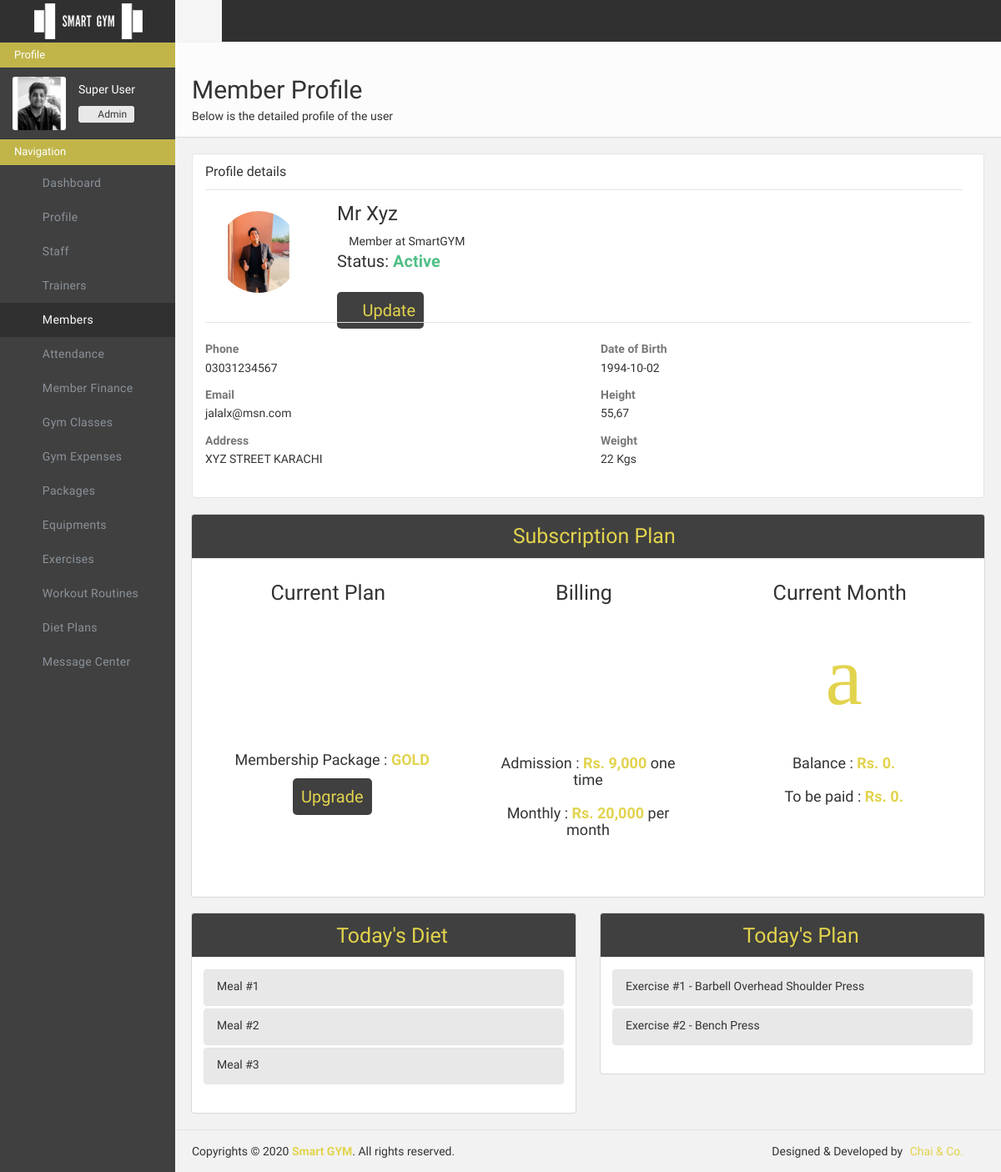
Before: /adminportal/membersprofile/mem1 (signed in) with the older database file.
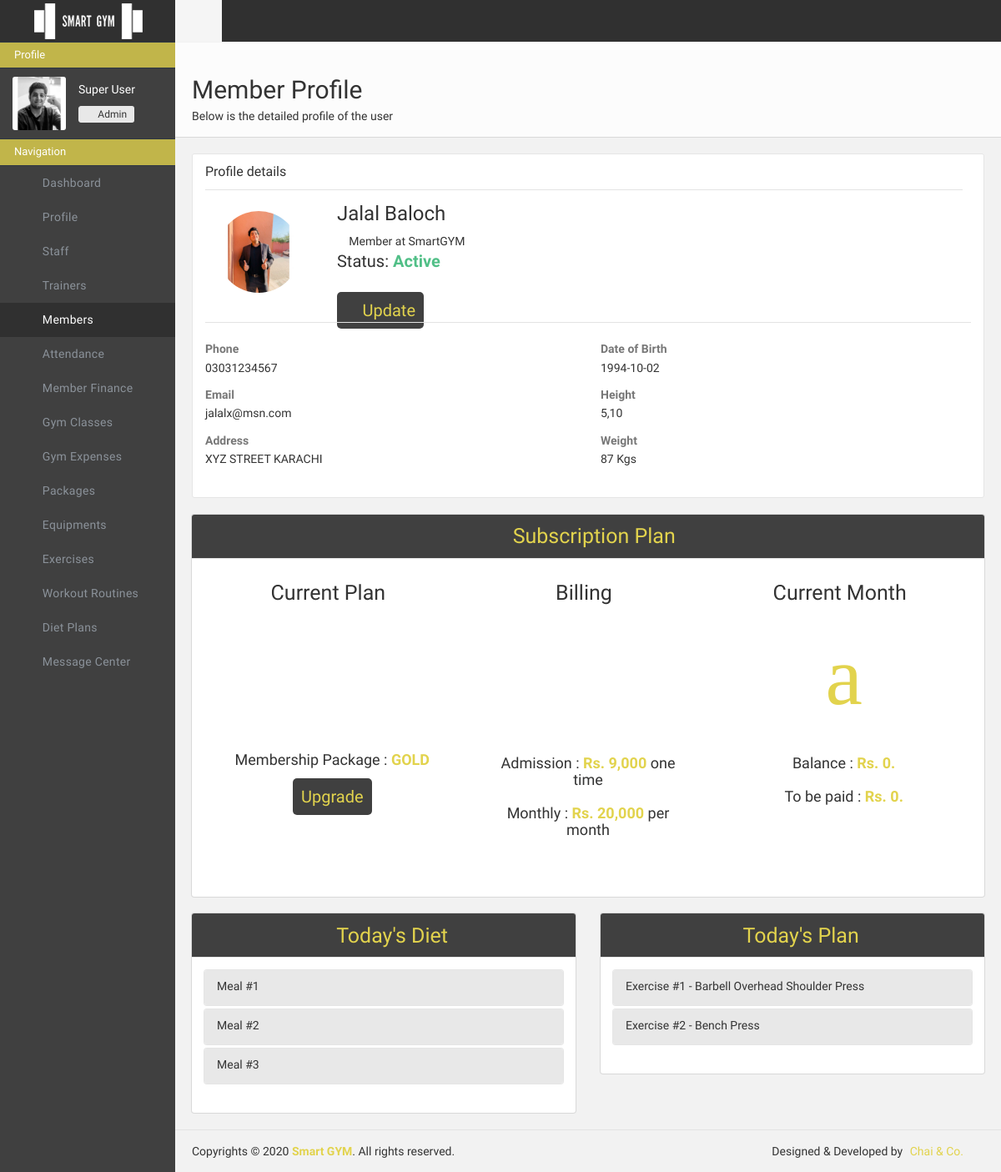
After: the same page with the newer database file.
### adminportal/models.py (models this page shows)
class MemberData(models.Model):
    member_id = models.CharField(max_length=500, primary_key=True, default="")
    member_package = models.CharField(max_length=500, default="pkg")
    member_img_name = models.CharField(max_length=500, default="mem.jpg")
    member_name = models.CharField(max_length=500, default="")
    member_email = models.CharField(max_length=500, unique=True, default="")
    member_password = models.CharField(max_length=500, default="admin5003")
    member_contact = models.CharField(max_length=500, default="")
    member_address = models.CharField(max_length=500, default="")
    member_dob = models.CharField(max_length=500, default="")
    member_height = models.CharField(max_length=500, default="")
    member_weight = models.CharField(max_length=500, default="")
    member_routine = models.CharField(max_length=500, default="rtn")
    member_diet = models.CharField(max_length=500, default="dt")
    member_status = models.CharField(max_length=500, default="Active")
    member_added_by = models.CharField(max_length=500, default="")
    member_added_on = models.CharField(max_length=500, default="")

### adminportal/views.py (the view)
# urls.py: path('membersprofile/<str:memid>', views.membersprofile, name="adminportal-membersprofile"),
def membersprofile(request, memid):
    if "userid" in request.session and request.session["userrole"] == "Admin" :
        params={"nodietexist":0, "noroutineexist":0}
        try:
            params["member"] = MemberData.objects.filter(member_id=memid)[0]
        except Exception:
            return redirect("/adminportal/members/")
        days = ("monday","tuesday","wednesday","thursday","friday","saturday","sunday")
        if params["member"].member_diet == "":
            params["nodietexist"] = 1
        else:
            diet = json.loads(DietData.objects.filter(diet_id = params["member"].member_diet)[0].diet_json)
            params["diet"] = diet[days[datetime.datetime.now().weekday()]]
        if params["member"].member_routine == "":
            params["noroutineexist"] = 1
        else:
            try:
                routine = json.loads(RoutineData.objects.filter(routine_id = params["member"].member_routine)[0].routine_json)
                params["routine"] = routine[days[datetime.datetime.now().weekday()]]
            except Exception:
                pass
            for exercise in params["routine"]:
                try:
                    params["routine"][exercise]["exname"] = ExerciseData.objects.filter(exercise_id = params["routine"][exercise]["exercise"])[0].exercise_name
                except Exception:
                    params["routine"][exercise]["exname"] = " - "
        package = PackageData.objects.filter(package_id = params["member"].member_package)[0]
        package_dict = {
            "name": package.package_name,
            "admission": '{:,}'.format(package.package_admission),
            "price": '{:,}'.format(package.package_price)
        }
        params["package"] = package_dict
        due_payment = FinanceData.objects.filter(finance_member_id=memid)[0]
        params["payment"] = {
            "due": '{:,}'.format(due_payment.finance_due),
            "balance": '{:,}'.format(due_payment.finance_balance)
        }
        return render(request, 'adminportal/memberprofile.html', params)
    else:
        return redirect('/adminportal/login/')

### adminportal/templates/adminportal/memberprofile.html (shortened to what the changed rows need)
{% load static %}
<!doctype html>
<html class="no-js">
    <head>
        <link href="{% static 'adminportal/css/icons.css'%}" rel="stylesheet" />
        <link href="{% static 'adminportal/css/bootstrap.css'%}" rel="stylesheet" />
        <link href="{% static 'adminportal/css/plugins.css'%}" rel="stylesheet" />
        <link href="{% static 'adminportal/css/main.css'%}" rel="stylesheet" />
        <link href="{% static 'adminportal/css/custom.css'%}" rel="stylesheet" />
    </head>
    <body>
        <div id="wrapper">
            <div class="page-content sidebar-page clearfix">
                <div class="page-content-wrapper">
                    <div class="page-content-inner">
                        <div id="page-header" class="clearfix">
                            <div class="page-header">
                                <h2>Member Profile</h2>
                            </div>
                        </div>
                        <div class="row">
                            <div class="col-lg-12 col-md-12 col-sm-12 col-xs-12">
                                <div class="panel panel-default plain">
                                    <div class="panel-body">
                                        <div class="row profile">
                                            <div class="col-md-2">
                                                <div class="profile-avatar">
                                                    <img src="/media/adminportal/member/{{member.member_img_name}}" class="col-md-12 col-lg-12 col-sm-12 col-xs-12" >
                                                    <p class="mt10" style="color: transparent;">
                                                        <span class="device">
                                    </span>
                                                    </p>
                                                </div>
                                            </div>
                                            <div class="col-md-8">
                                                <div class="profile-name">
                                                    <h3>{{member.member_name}}</h3>
                                                    <p class="job-title mb0"><i class="fa  fa-info-circle"></i> Member at SmartGYM</p>
                                                    <p class="balance" style="margin-bottom: 30px; font-size: 20px;">
                                                        Status:
                                                        {% if member.member_status == "Active" %}
                                                            <span class="text-success" style="font-size: 20px;">Active</span>
                                                        {% else %}
                                                            <span class="text-danger" style="font-size: 20px;">Inactive</span>
                                                        {% endif %}
                                                    </p>
                                                    <a href="/adminportal/membersprofileedit/{{member.member_id}}" style="" id="subcbtn"> <i class="l-basic-settings"></i> Update</a>
                                                </div>
                                            </div>
                                            <div class="col-md-12">
                                                <div class="contact-info bt">
                                                    <div class="row">
                                                        <div class="col-md-6">
                                                            <dl class="mt20">
                                                                <dt class="text-muted">Phone</dt>
                                                                <dd>{{member.member_contact}}</dd>
                                                                <dt class="text-muted">Email</dt>
                                                                <dd>{{member.member_email}}</dd>
                                                                <dt class="text-muted">Address</dt>
                                                                <dd>{{member.member_address}}</dd>
                                                            </dl>
                                                        </div>
                                                        <div class="col-md-6">
                                                            <dl class="mt20">
                                                                <dt class="text-muted">Date of Birth</dt>
                                                                <dd>{{member.member_dob}}</dd>
                                                                <dt class="text-muted">Height</dt>
                                                                {% if member.member_height == "" %}
                                                                    <dd>-</dd>
                                                                {% else %}
                                                                    <dd>{{member.member_height}}</dd>
                                                                {% endif %}
                                                                <dt class="text-muted">Weight</dt>
                                                                {% if member.member_weight == "" %}
                                                                    <dd>-</dd>
                                                                {% else %}
                                                                    <dd>{{member.member_weight}} Kgs</dd>
                                                                {% endif %}
                                                            </dl>
                                                        </div>
                                                    </div>
                                                </div>
                                            </div>
                                        </div>
                                    </div>
                                </div>
                            </div>
                        </div>
                        </div>
                    </div>
                </div>
            </div>
    </body>
</html>

Changed rows visible on the page:
changed MemberData "jalalx@msn.com": member_name "Mr Xyz" → "Jalal Baloch"; member_height "55,67" → "5,10"; member_weight "22" → "87"
